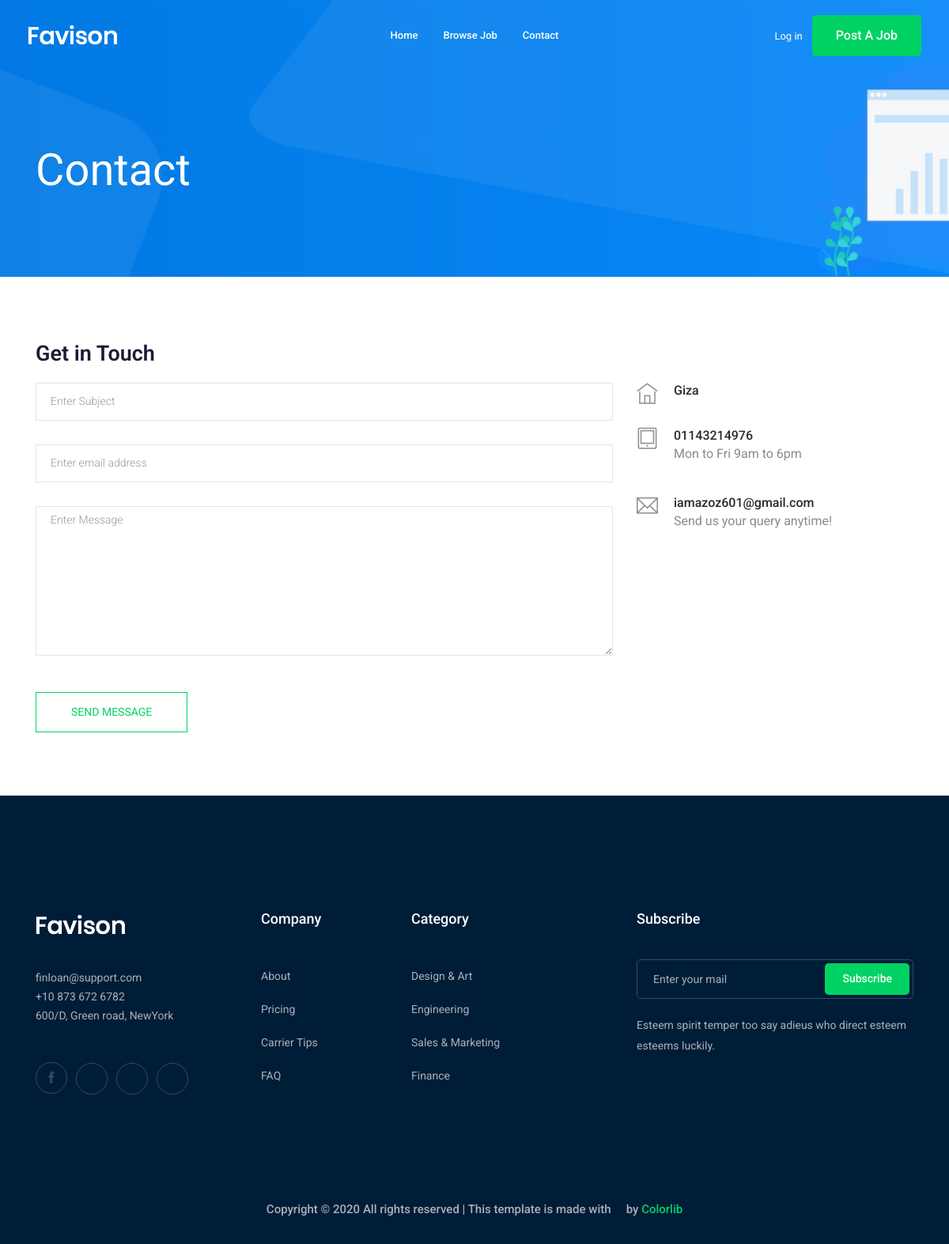
Screenshot of /contact-Us/ with the database file from the repository.
### contact/models.py (models this page shows, shortened)
class info(models.Model):
    place = models.CharField(max_length=50)
    phone_number = models.CharField(max_length=20)
    email = models.EmailField(max_length=50)

### contact/views.py (the view, shortened to what this page needs)
# urls.py: path('', views.send_massage, name='contact'),
def send_massage(request):
    myinfo = info.objects.first()
    return render(request, 'contact/contact.html', {'myinfo': myinfo})

### contact/templates/contact/contact.html (shortened to what this page needs)
{% extends 'base.html' %}
{% block body %}
    <div class="bradcam_area bradcam_bg_1">
        <div class="container">
            <div class="row">
                <div class="col-xl-12">
                    <div class="bradcam_text">
                        <h3>contact</h3>
                    </div>
                </div>
            </div>
        </div>
    </div>
  <section class="contact-section section_padding">
    <div class="container">
      <div class="row">
        <div class="col-12">
          <h2 class="contact-title">Get in Touch</h2>
        </div>
        <div class="col-lg-8">
          <form class="form-contact contact_form" method="post">
            <div class="row">
                <div class="col-12">
                    <div class="form-group">
                      <input class="form-control" name="subject" id="subject" type="text" onfocus="this.placeholder = ''" onblur="this.placeholder = 'Enter Subject'" placeholder = 'Enter Subject'>
                    </div>
                  </div>
                <div class="col-sm-12">
                    <div class="form-group">
                      <input class="form-control" name="email" id="email" type="email" onfocus="this.placeholder = ''" onblur="this.placeholder = 'Enter email address'" placeholder = 'Enter email address'>
                    </div>
                  </div>
                  <div class="col-12">
                <div class="form-group">
                    <textarea class="form-control w-100" name="message" id="message" cols="30" rows="9" onfocus="this.placeholder = ''" onblur="this.placeholder = 'Enter Message'" placeholder = 'Enter Message'></textarea>
                </div>
              </div>
            </div>
            <div class="form-group mt-3">
              <button type="submit" class="button button-contactForm btn_4 boxed-btn">Send Message</button>
            </div>
          </form>
        </div>
        <div class="col-lg-4">
          <div class="media contact-info">
            <span class="contact-info__icon"><i class="ti-home"></i></span>
            <div class="media-body">
              <h3>{{ myinfo.place }}</h3>
            </div>
          </div>
          <div class="media contact-info">
            <span class="contact-info__icon"><i class="ti-tablet"></i></span>
            <div class="media-body">
              <h3>{{ myinfo.phone_number }}</h3>
              <p>Mon to Fri 9am to 6pm</p>
            </div>
          </div>
          <div class="media contact-info">
            <span class="contact-info__icon"><i class="ti-email"></i></span>
            <div class="media-body">
              <h3>{{ myinfo.email }}</h3>
              <p>Send us your query anytime!</p>
            </div>
          </div>
        </div>
      </div>
    </div>
  </section>
    {% endblock body %}

### rows the page displays
info: place "Giza", phone_number "01143214976", email "iamazoz601@gmail.com"
